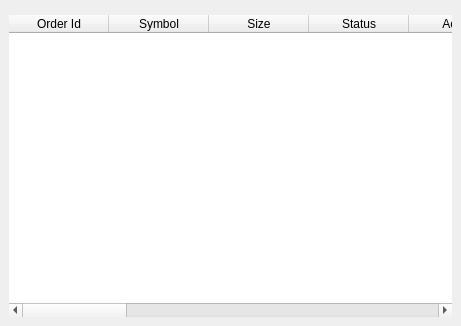
<ui version="4.0" >
 <class>OrderDisplay</class>
 <widget class="QWidget" name="OrderDisplay" >
  <property name="geometry" >
   <rect>
    <x>0</x>
    <y>0</y>
    <width>461</width>
    <height>326</height>
   </rect>
  </property>
  <property name="windowTitle" >
   <string>Order Display</string>
  </property>
  <layout class="QVBoxLayout" >
   <property name="spacing" >
    <number>6</number>
   </property>
   <property name="margin" >
    <number>9</number>
   </property>
   <item>
    <widget class="SearchBar" native="1" name="widget" />
   </item>
   <item>
    <widget class="LocalTable" name="orderTable" >
     <property name="frameShape" >
      <enum>QFrame::NoFrame</enum>
     </property>
     <property name="frameShadow" >
      <enum>QFrame::Plain</enum>
     </property>
     <property name="selectionMode" >
      <enum>QAbstractItemView::SingleSelection</enum>
     </property>
     <property name="selectionBehavior" >
      <enum>QAbstractItemView::SelectRows</enum>
     </property>
     <property name="sortingEnabled" >
      <bool>false</bool>
     </property>
     <column>
      <property name="text" >
       <string>Order Id</string>
      </property>
     </column>
     <column>
      <property name="text" >
       <string>Symbol</string>
      </property>
     </column>
     <column>
      <property name="text" >
       <string>Size</string>
      </property>
     </column>
     <column>
      <property name="text" >
       <string>Status</string>
      </property>
     </column>
     <column>
      <property name="text" >
       <string>Action</string>
      </property>
     </column>
     <column>
      <property name="text" >
       <string>Type</string>
      </property>
     </column>
     <column>
      <property name="text" >
       <string>Limit Price</string>
      </property>
     </column>
     <column>
      <property name="text" >
       <string>Aux Price</string>
      </property>
     </column>
     <column>
      <property name="text" >
       <string>Open Close</string>
      </property>
     </column>
     <column>
      <property name="text" >
       <string>Filled</string>
      </property>
     </column>
     <column>
      <property name="text" >
       <string>Remaining</string>
      </property>
     </column>
     <column>
      <property name="text" >
       <string>Average Fill Price</string>
      </property>
     </column>
     <column>
      <property name="text" >
       <string>Last Fill Price</string>
      </property>
     </column>
     <column>
      <property name="text" >
       <string>Parent Id</string>
      </property>
     </column>
     <column>
      <property name="text" >
       <string>Client Id</string>
      </property>
     </column>
     <column>
      <property name="text" >
       <string>Perm Id</string>
      </property>
     </column>
    </widget>
   </item>
  </layout>
 </widget>
 <customwidgets>
  <customwidget>
   <class>SearchBar</class>
   <extends>QWidget</extends>
   <header location="global" >profit.lib.widgets.searchbar.h</header>
  </customwidget>
  <customwidget>
   <class>LocalTable</class>
   <extends>QTableWidget</extends>
   <header location="global" >profit.lib.widgets.localtable.h</header>
  </customwidget>
 </customwidgets>
 <resources/>
 <connections/>
</ui>
